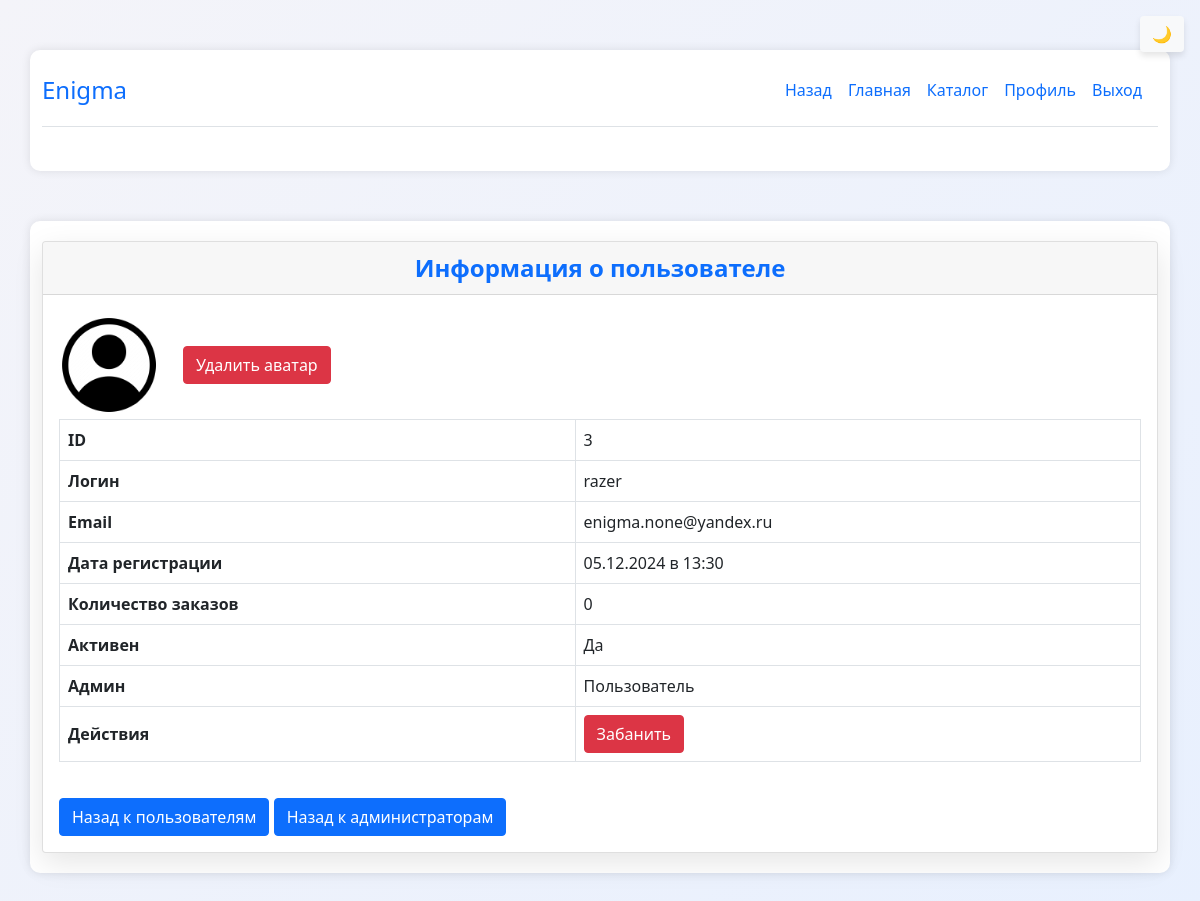
Page /admin/user?id=3 (signed in) on the committed database.
### tables this page shows
CREATE TABLE `users` (
  `ID` int(11) NOT NULL,
  `Login` varchar(25) NOT NULL,
  `Password` varchar(60) NOT NULL,
  `Email` varchar(50) NOT NULL,
  `avatar` varchar(100) NOT NULL,
  `orders_count` int(11) NOT NULL,
  `date_reg` datetime NOT NULL,
  `is_admin` enum('user','admin','system_admin') NOT NULL,
  `is_active` enum('active','banned') NOT NULL
);

### admin/user.php (the view, shortened to what this page needs)
<?php
require_once '../database/database.php';
?>
<!DOCTYPE html>
<html lang="en">
<head>
    <link rel="stylesheet" href="../css/admin.css">
    <Link rel="stylesheet" href="../css/main.css">
    <link href="https://cdn.jsdelivr.net/npm/bootstrap@5.1.3/dist/css/bootstrap.min.css" rel="stylesheet">
</head>
<body>
<header>
    <div class="container">
        <div class="row">
            <div class="col-12">
                <div class="d-flex flex-column flex-md-row align-items-center pb-3 mb-4 border-bottom">
                    <a href="" class="d-flex align-items-center text-decoration-none">
                        <span class="fs-4">Enigma</span>
                    </a>
                    <nav class="d-inline-flex mt-2 mt-md-0 ms-md-auto">
                        <a class="me-3 py-2 text-decoration-none" href="admin_panel">Назад</a>
                        <a class="me-3 py-2 text-decoration-none" href="../index">Главная</a>
                        <a class="me-3 py-2 text-decoration-none" href="../catalog">Каталог</a>
                        <?php if(isset($_SESSION['user_auth'])): ?>
                            <a class="me-3 py-2 text-decoration-none" href="../profile">Профиль</a>
                            <a class="me-3 py-2 text-decoration-none" href="logout_admin">Выход</a>
                        <?php else: ?>
                        <a class="me-3 py-2 text-decoration-none" href="../auth/register">Регистрация</a>
                        <a class="me-3 py-2 text-decoration-none" href="../auth/login">Вход</a>
                        <?php endif; ?>
                        <button id="theme-toggle" class="btn btn-light position-fixed top-0 end-0 m-3">🌙</button>
                    </nav>
                </div>
            </div>
        </div>
    </div>
</header>
<div class="container mt-5">
    <?php
    if (isset($_GET['id'])) {
        if(!$_SESSION['system_admin'] === true) {
        $query = "SELECT * FROM users WHERE ID = ? AND is_admin != 'admin' AND is_admin != 'system_admin'";
        }else {
        $query = "SELECT * FROM users WHERE ID = ?";
        }
        $stmt = $conn->prepare($query);
        $stmt->bind_param('i', $_GET['id']);
        $stmt->execute();
        $result = $stmt->get_result();
        if ($result->num_rows > 0) {
            $user = $result->fetch_assoc();
            ?>
            <div class="card">
                <div class="card-header text-center text-primary fw-bold">
                    Информация о пользователе
                </div>
                <div class="card-body">
                    <table class="table table-bordered">
                        <tr>
                            <img src="<?php echo '../' . htmlspecialchars($user['avatar']); ?>" alt="Avatar" class="rounded-circle mt-1 mb-1" style="width: 100px; height: 100px; object-fit: cover;">
                            <?php if ($user['is_admin'] == 'system_admin'):?>
                            <?php else: ?>
                            <a class="btn btn-danger ms-4" href="delete_image.php?id=<?= urlencode($user['ID']) ?>">Удалить аватар</a>
                            <?php endif; ?>
                        </tr>
                        <tr>
                            <th>ID</th>
                            <td><?= htmlspecialchars($user['ID']) ?></td>
                        </tr>
                        <tr>
                            <th>Логин</th>
                            <td><?= htmlspecialchars($user['Login']) ?></td>
                        </tr>
                        <tr>
                            <th>Email</th>
                            <td><?= htmlspecialchars($user['Email']) ?></td>
                        </tr>
                        <tr>
                            <th>Дата регистрации</th>
                            <td><?= date('d.m.Y в H:i', strtotime(htmlspecialchars($user['date_reg']))) ?></td>
                        </tr>
                        <tr>
                            <th>Количество заказов</th>
                            <td><?= htmlspecialchars($user['orders_count']) ?></td>
                        </tr>
                        <tr>
                            <th>Активен</th>
                            <td><?= $user['is_active'] == 'active' ? 'Да' : 'Нет' ?></td>
                        </tr>
                        <tr>
                            <th>Админ</th>
                            <?php if ($user['is_admin'] !== 'system_admin'):?>
                            <td><?= $user['is_admin'] == 'admin' ? 'Администратор' : 'Пользователь' ?></td>
                            <?php else: ?>
                            <td>Системный администратор</td>
                            <?php endif; ?>
                        </tr>
                        <?php if ($user['is_admin'] == 'system_admin'):?>
                        <?php else: ?>
                        <tr>
                            <th>Действия</th>
                            <td>
                                <?php if ($user['is_active'] == 'banned') { ?>
                                    <a href="recovery_user?id=<?= urlencode($user['ID']) ?>" class="btn btn-success">Разбанить</a>
                                <?php } else { ?>
                                    <a href="ban_user?id=<?= urlencode($user['ID']) ?>" class="btn btn-danger">Забанить</a>
                                <?php } ?>
                            </td>
                        </tr>
                        <?php endif; ?>
                    </table>
                    <a href="admin_panel?section=users" class="btn btn-primary btn-back">Назад к пользователям</a>
                    <a href="admin_panel?section=admin" class="btn btn-primary btn-back">Назад к администраторам</a>
                </div>
            </div>
            <?php
        } else {
            echo '<div class="alert alert-danger" role="alert">Пользователь не найден.</div>';
            echo '<a href="admin_panel?section=users" class="btn btn-primary btn-back">Назад к пользователям</a>';
            echo '<a href="admin_panel?section=admin" class="btn btn-primary btn-back">Назад к администраторам</a>';
        }
    }
    ?>
</div>
</body>
</html>

### css/admin.css (style rules this page uses)
body { background-color: #f5f5f5; }
.container { max-width: 500px; margin: 50px auto; background-color: #fff; border-radius: 10px; padding: 20px; box-shadow: 0 0 10px rgba(0,0,0,0.1); }
.btn { background-color: #4CAF50; color: white; padding: 10px 20px; border: none; border-radius: 5px; cursor: pointer; }
.card { border: none; border-radius: 15px; box-shadow: 0 4px 12px rgba(0, 0, 0, 0.1); overflow: hidden; }
.card-header { background-color: #007bff; color: white; text-align: center; font-size: 1.5rem; padding: 20px; }
.table th, .table td { vertical-align: middle; }
.btn-back { margin-top: 20px; }
.text-primary { color: #007bff !important; }

### css/main.css (style rules this page uses)
.container { opacity: 0; transition: opacity 1.1s; }
.container.loaded { opacity: 1; }
html { scroll-behavior: smooth; }
body { background: linear-gradient(135deg, #f4f4f9, #e8f0fe); overflow-x: hidden; transition: background-color 0,4s ease, color 0,4s ease; }
.card { background-color: white; border-radius: 20px; box-shadow: 0 10px 30px rgba(0, 0, 0, 0.1); }
.text-primary { color: #5b9bd5 !important; }
#theme-toggle { border: none; box-shadow: 0 4px 6px rgba(0, 0, 0, 0.1); }

### rows in the picture
users: avatar (picture), ID "3", Login "razer", Email "enigma.none@yandex.ru", date_reg "05.12.2024 в 13:30", orders_count "0"
